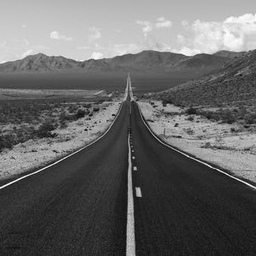
#> input picture road.bmp, 256 x 256 px
$ jupyter execute '1803109_DIP_Lab3(13_6_23).ipynb'
#> lines starting #> are read from the running program, lines starting #| are printed output that depends on the picture
[cell 1]
# Importing the Libraries & Loading the Image
import cv2
# cv2 is part of the OpenCV (Open Source Computer Vision) project, which is a collection of programming functions and algorithms that are commonly used in computer vision applications.
# cv2 provides tools for detecting and extracting features from images, such as corners, edges, and contours.
import matplotlib.pyplot as plt
#Matplotlib is a popular Python library that is commonly used in digital image processing for data visualization.for example  various types of plots and charts, including line plots, scatter plots, bar graphs, and more.
import numpy as np
# Image data can be represented as arrays of pixel values, where each pixel contains information about the color or brightness of a specific point in the image.
# Numpy provides an efficient way to work with arrays of numerical data or pixel value.
# NumPy provides tools for reading and writing image data in various formats, such as JPEG, PNG, and TIFF.
# NumPy makes it easy to perform operations on image data, such as cropping, resizing, and rotating images.
# NumPy provides tools for filtering and enhancing images, such as applying blur, sharpening, and contrast adjustments
# NumPy provides a wide range of mathematical operations that can be used in image processing, such as convolution and Fourier transforms.
image = cv2.imread('road.bmp', cv2.IMREAD_GRAYSCALE) # here load an image in gray scale mode.that means each pixel represented by a single intensity value ranging from 0 to 255.
#> image is the input picture: shape (256, 256); min 7, max 255, mean 101.6

#plt.title('Original Image')
plt.imshow(image, cmap='gray', vmin=0, vmax=255)# cmap indicates that you want to use a grayscale colormap, where lower values are displayed as black and higher values as white.  vmin and vmax represents the lower and upper bound of clourmap

print('Original Image Shape:', image.shape) # image title is Original Image Shape:.
#| Original Image Shape: (256, 256)

[cell 2]
# Generate a 2D array of random integers
rows = 4
columns = 5
min_val = 0
max_val = 10
ran = np.random.randint(min_val, max_val, size=(rows, columns))
# Uses the np.random.randint() function to generate a 2D array of random integers. The function takes the minimum value, maximum value, and the size of the array (specified by the size parameter) as arguments.

print(ran) # Prints the generated array using print(ran).

[cell 3]
n,m=ran.shape # Extracts the shape of the ran array using the ran.shape attribute and assigns the number of rows to n and the number of columns to m.
for x in range(n):
  for y in range(m):
    print(ran[x,y],end='  ' )
  print()
# Iterates over each element in the ran array using nested for loops. The outer loop iterates over the rows (x), and the inner loop iterates over the columns (y). Prints each element of the ran array followed by two spaces (' '), using print(ran[x, y], end=' '). Prints a newline character (print()) after each row to create a visual representation of the array.
ran = cv2.copyMakeBorder(ran, 1, 1, 1, 1, cv2.BORDER_CONSTANT, value=0)
# Uses the cv2.copyMakeBorder() function from OpenCV to add a border to the ran array. The border size is set to 1 pixel on all sides (top, bottom, left, and right). The cv2.BORDER_CONSTANT flag indicates that the border should be filled with a constant value, which is set to 0 in this case. Updates the ran variable with the result of the border operation.
ran

[cell 4]
n,m=ran.shape # n= no. of rows , m=no. of columns
kernel=[[0,-1,0],[-1,4,-1],[0,-1,0]] #This Python code applies a 3x3 kernel to a given image represented by the array "ran" using convolution.
out=np.zeros_like(ran)
for j in range(n-2):
  for i in range(m-2):
    clip=ran[j:3+j,i:3+i]
    out[j,i]=np.sum(clip*kernel) # It calculates the dot product of the kernel and a 3x3 clip of the image, sums the resulting values, and stores them in the corresponding location in the "out" array.
  print()
out[:4,:5] # it prints a portion of the resulting array "out" with the size of 4 rows and 5 columns.

[cell 5]
fig = plt.figure(figsize=(8,8)) # It sets the figure size to 8x8 inches.
ax1 = fig.add_subplot(121) # here use two subplot for showing two image
ax2 = fig.add_subplot(122)
ax1.imshow(ran, cmap='gray', vmin=0, vmax=255) # In the first subplot (ax1), it displays an image represented by the array "ran" using a grayscale color map and sets the title as 'Original Image'.
ax1.title.set_text('Original Image')
ax2.imshow(out, cmap='gray',  vmin=0, vmax=255) # In the second subplot (ax2), it displays another image represented by the array "out" using a grayscale color map and sets the title as 'Result of Standard Average Filtering Kernel'.
ax2.title.set_text('Result of Standard Average Filtering Kernel')
i=1
j=1
ran[j:3+j,i:3+i]
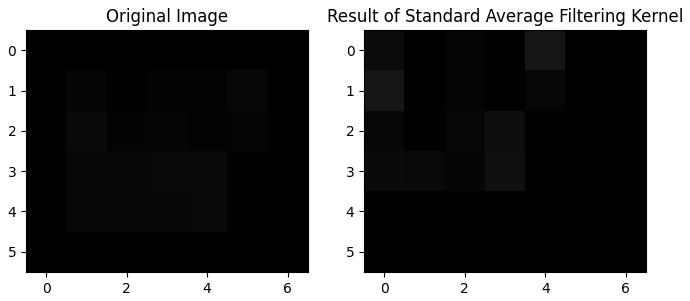
#> figure drawn by matplotlib, 2 panels

[cell 6]
kernel=np.array([[0,-1,0],   # defines a 3x3 kernel as a NumPy array
        [-1,4,-1],
        [0,-1,0]])
mat=np.array([ [4, -3, 7], # define 3x3 matrix as another NumPy array
      [0, 20, -2],
      [9, -6, 9]])
kernel*mat # performs element-wise multiplication between the kernel and the matrix using the "*" operator.

[cell 7]
np.ones((3, 3), dtype=np.float32)/9

**Standard Average Filtering**

---

[cell 8]
# The code applies an average filter kernel to an input image.
from google.colab.patches import cv2_imshow  # This Python code uses the OpenCV library to perform image processing tasks. It imports the cv2_imshow function from google.colab.patches for displaying images.
#Average filter kernel
kernel = np.ones((3, 3), dtype=np.float32)/9 # The average filter kernel is defined as a 3x3 matrix with all elements equal to 1/9.
#padding of original image
padded_image = cv2.copyMakeBorder(image, 1, 1, 1, 1, cv2.BORDER_CONSTANT, value=0)
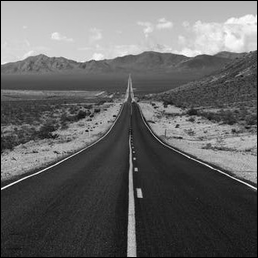
#> padded_image: shape (258, 258); min 0, max 255, mean 100.1
# The original image is padded using cv2.copyMakeBorder to handle the edges of the image during convolution.

# Create output image
output_image = np.zeros_like(image) # A new output image array is created with the same shape as the input image.
cv2_imshow(output_image)

#Convolution operation
for i in range(1, padded_image.shape[1]-1):
    for j in range(1, padded_image.shape[1]-1):
        convolution = np.sum(kernel * padded_image[i-1:i+2, j-1:j+2]) #The convolution operation is performed by iterating over the padded image using nested loops. At each position, the kernel is multiplied element-wise with the corresponding region of the padded image, and the sum of the resulting values is computed.
        output_image[i-1, j-1] = convolution # The convolution result is stored in the corresponding position of the output image.
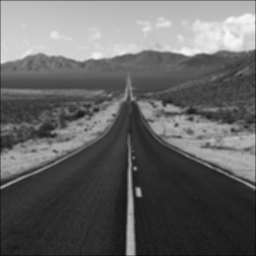
#> output_image: shape (256, 256); min 14, max 249, mean 100.6
#Display Results
fig = plt.figure(figsize=(8,8))
ax1 = fig.add_subplot(121)
ax2 = fig.add_subplot(122)
ax1.imshow(image, cmap='gray', vmin=0, vmax=255)
ax1.title.set_text('Original Image')
ax2.imshow(output_image, cmap='gray', vmin=0, vmax=255)
ax2.title.set_text('Result of Standard Average Filtering Kernel')
# After the convolution operation, the original image and the resulting output image are displayed using Matplotlib.  A figure is created with two subplots, and the images are shown in grayscale using the imshow function. The titles of the subplots are set accordingly.
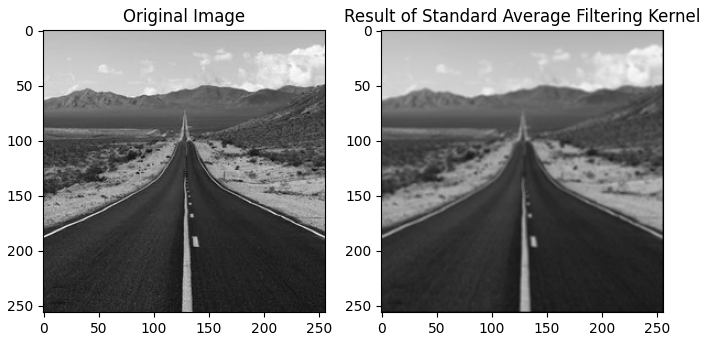
#> figure drawn by matplotlib, 2 panels

[cell 9]
# This Python code applies a weighted average filter kernel to an input image.

# Weighted mask;
kernel = np.array([[1, 2, 1],  # The weighted average filter kernel is defined as a 3x3 matrix with specific weight values.
                   [2, 4, 3],
                   [1, 2, 1]])/16

padded_image = cv2.copyMakeBorder(image, 1, 1, 1, 1, cv2.BORDER_CONSTANT, value=0) # The original image is padded using cv2.copyMakeBorder to handle the edges of the image during convolution.
# Create output image
output_image = np.zeros_like(image) # A new output image array is created with the same shape as the input image.
cv2_imshow(output_image)

#Convolution operation
for i in range(1, padded_image.shape[1]-1):
    for j in range(1, padded_image.shape[1]-1):
        convolution = np.sum(kernel * padded_image[i-1:i+2, j-1:j+2]) # The convolution operation is performed by iterating over the padded image using nested loops. At each position, the kernel is multiplied element-wise with the corresponding region of the padded image, and the sum of the resulting values is computed.
        output_image[i-1, j-1] = convolution #  The convolution result is stored in the corresponding position of the output image.
#Display Results
fig = plt.figure(figsize=(8,8))
ax1 = fig.add_subplot(121)
ax2 = fig.add_subplot(122)
ax1.imshow(image, cmap='gray', vmin=0, vmax=255)
ax1.title.set_text('Original Image')
ax2.imshow(output_image, cmap='gray', vmin=0, vmax=255)
ax2.title.set_text('Result of weighted Average Filtering Kernel')

# After the convolution operation, the original image and the resulting output image are displayed using Matplotlib. A figure is created with two subplots, and the images are shown in grayscale using the imshow function. The titles of the subplots are set accordingly.

[cell 10]
#This Python code applies a median filter to an input image.
#  Median
padded_image = cv2.copyMakeBorder(image, 1, 1, 1, 1, cv2.BORDER_CONSTANT, value=0) # The original image is padded using cv2.copyMakeBorder to handle the edges of the image during the median filtering operation.
# Create output image
output_image = np.zeros_like(image) # A new output image array is created with the same shape as the input image.
cv2_imshow(output_image)

#Convolution operation
for i in range(1, padded_image.shape[1]-1):
    for j in range(1, padded_image.shape[1]-1):
        convolution = np.median(padded_image[i-1:i+2, j-1:j+2]) # The median filtering operation is performed by iterating over the padded image using nested loops. At each position, the median value is calculated from the 3x3 neighborhood of pixels centered around the current position.

        output_image[i-1, j-1] = convolution # The median value is then assigned to the corresponding position in the output image.
#Display Results
fig = plt.figure(figsize=(8,8))
ax1 = fig.add_subplot(121)
ax2 = fig.add_subplot(122)
ax1.imshow(image, cmap='gray', vmin=0, vmax=255)
ax1.title.set_text('Original Image')
ax2.imshow(output_image, cmap='gray', vmin=0, vmax=255)
ax2.title.set_text('Result of Median Filtering Kernel')
# After the median filtering operation, the original image and the resulting output image are displayed using Matplotlib. A figure is created with two subplots, and the images are shown in grayscale using the imshow function. The titles of the subplots are set accordingly.

[cell 11]
# This Python code applies a minimum filter to an input image.
#  Minimum
padded_image = cv2.copyMakeBorder(image, 1, 1, 1, 1, cv2.BORDER_CONSTANT, value=0) # The original image is padded using cv2.copyMakeBorder to handle the edges of the image during the minimum filtering operation.
# Create output image
output_image = np.zeros_like(image) # A new output image array is created with the same shape as the input image.
cv2_imshow(output_image)

#Convolution operation
for i in range(1, padded_image.shape[1]-1):
    for j in range(1, padded_image.shape[1]-1):
        convolution = np.min(padded_image[i-1:i+2, j-1:j+2])
        output_image[i-1, j-1] = convolution  # The minimum filtering operation is performed by iterating over the padded image using nested loops. At each position, the minimum value is calculated from the 3x3 neighborhood of pixels centered around the current position. The minimum value is then assigned to the corresponding position in the output image.
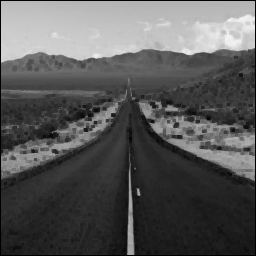
#> output_image: shape (256, 256); min 0, max 246, mean 87.9
#Display Results
fig = plt.figure(figsize=(8,8))
ax1 = fig.add_subplot(121)
ax2 = fig.add_subplot(122)
ax1.imshow(image, cmap='gray', vmin=0, vmax=255)
ax1.title.set_text('Original Image')
ax2.imshow(output_image, cmap='gray', vmin=0, vmax=255)
ax2.title.set_text('Result of Minimum Filtering Kernel')

#After the minimum filtering operation, the original image and the resulting output image are displayed using Matplotlib. A figure is created with two subplots, and the images are shown in grayscale using the imshow function. The titles of the subplots are set accordingly.

[cell 12]
#  Maximum
padded_image = cv2.copyMakeBorder(image, 1, 1, 1, 1, cv2.BORDER_CONSTANT, value=0) # The original image is padded using cv2.copyMakeBorder to handle the edges of the image during the maximum filtering operation.
# Create output image
output_image = np.zeros_like(image) # A new output image array is created with the same shape as the input image.
cv2_imshow(output_image)

#Convolution operation
for i in range(1, padded_image.shape[1]-1):
    for j in range(1, padded_image.shape[1]-1):
        convolution= np.max(padded_image[i-1:i+2, j-1:j+2])
        output_image[i-1, j-1] = convolution
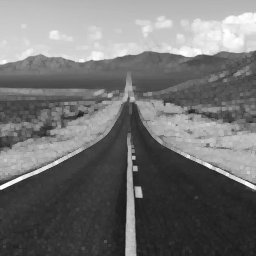
#> output_image: shape (256, 256); min 25, max 255, mean 114
         #The maximum filtering operation is performed by iterating over the padded image using nested loops. At each position, the maximum value is calculated from the 3x3 neighborhood of pixels centered around the current position. The maximum value is then assigned to the corresponding position in the output image.
#Display Results
fig = plt.figure(figsize=(8,8))
ax1 = fig.add_subplot(121)
ax2 = fig.add_subplot(122)
ax1.imshow(image, cmap='gray', vmin=0, vmax=255)
ax1.title.set_text('Original Image')
ax2.imshow(output_image, cmap='gray', vmin=0, vmax=255)
ax2.title.set_text('Result of Maximum Filtering Kernel')

# After the maximum filtering operation, the original image and the resulting output image are displayed using Matplotlib. A figure is created with two subplots, and the images are shown in grayscale using the imshow function. The titles of the subplots are set accordingly.

[cell 13]
#  Mid-Point
padded_image = cv2.copyMakeBorder(image, 1, 1, 1, 1, cv2.BORDER_CONSTANT, value=0) # The original image is padded using cv2.copyMakeBorder to handle the edges of the image during the mid-point filtering operation.
# Create output image
output_image = np.zeros_like(image) # A new output image array is created with the same shape as the input image.
cv2_imshow(output_image)

#Convolution operation
for i in range(1, padded_image.shape[1]-1):
    for j in range(1, padded_image.shape[1]-1):
        convolution_1 = np.min(padded_image[i-1:i+2, j-1:j+2])
        convolution_2 = np.max(padded_image[i-1:i+2, j-1:j+2])
        convolution=(convolution_1+convolution_2)/2
        output_image[i-1, j-1] = convolution # The mid-point filtering operation is performed by iterating over the padded image using nested loops. At each position, the minimum value and maximum value are calculated from the 3x3 neighborhood of pixels centered around the current position. The mid-point value is then computed as the average of the minimum and maximum values, and it is assigned to the corresponding position in the output image.
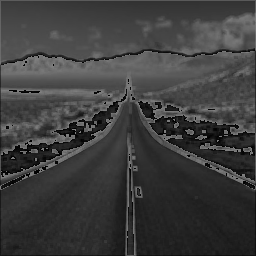
#> output_image: shape (256, 256); min 0, max 127, mean 61
#Display Results
fig = plt.figure(figsize=(8,8))
ax1 = fig.add_subplot(121)
ax2 = fig.add_subplot(122)
ax1.imshow(image, cmap='gray', vmin=0, vmax=255)
ax1.title.set_text('Original Image')
ax2.imshow(output_image, cmap='gray', vmin=0, vmax=255)
ax2.title.set_text('Result of mid point Filtering Kernel')
# After the mid-point filtering operation, the original image and the resulting output image are displayed using Matplotlib. A figure is created with two subplots, and the images are shown in grayscale using the imshow function. The titles of the subplots are set accordingly.

$ run again, with Dark.PNG saved as road.bmp
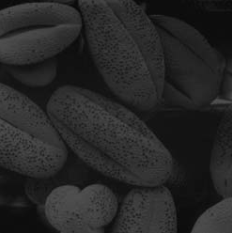
#> input picture Dark.PNG, 232 x 233 px
#> image is the input picture: shape (233, 232); min 8, max 82, mean 38.8
#| Original Image Shape: (233, 232)
#> `[cell 10] #This Python code applies a median filter to an input image...`:
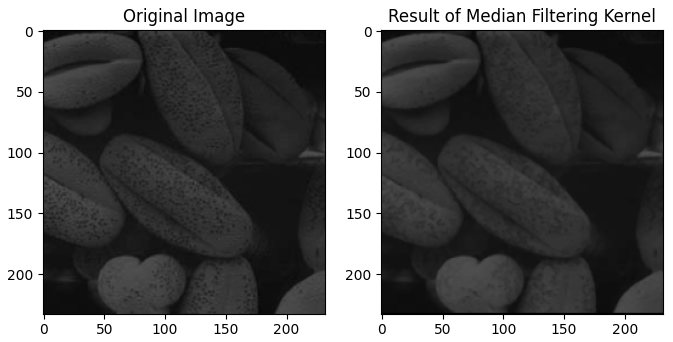
#> figure drawn by matplotlib, 2 panels
#> after the loop `for i in range(1, padded_image.shape[1]-1):`:
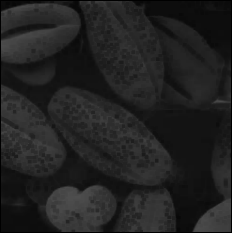
#> output_image: shape (233, 232); min 0, max 78, mean 33.5
